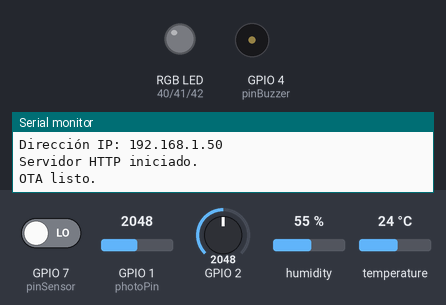
Bench run of a sketch on a simulated ESP32-S3. On the bench: an RGB LED mixed from three pins (HIGH = lit), buzzer (waves = sounding, pin HIGH), the last lines printed to the serial monitor. The test bench sets the inputs (shaded band); at power-on: GPIO 2 = 2048, GPIO 7 (pinSensor) LOW, GPIO 1 (photoPin) = 2048, humidity 55 %, temperature 24 °C. WiFi joins after 1.5 s; servers stay silent unless stated.

Above: at 2.7 s.
2.8 s: GPIO 2 set to 409
6.5 s: GPIO 2 set to 348
At 10.9 s:
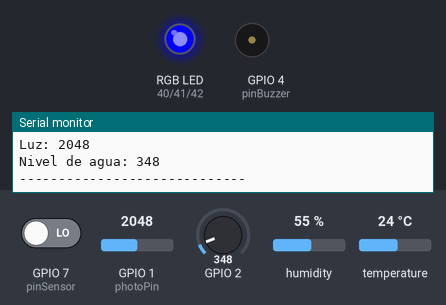
11.5 s: GPIO 7 (pinSensor) driven HIGH
At 15.9 s:
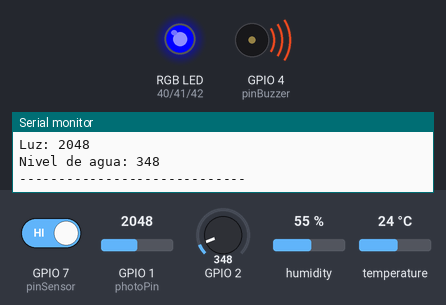
16.5 s: GPIO 2 set to 410
At 21.0 s:
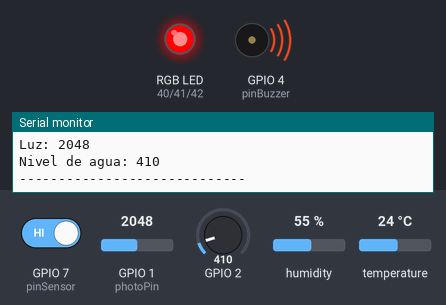
21.5 s: GPIO 2 set to 330
At 26.0 s:
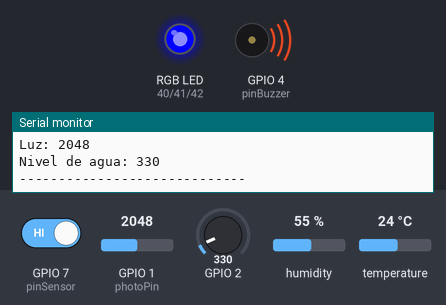
26.5 s: GPIO 2 set to 1228
At 31.0 s:
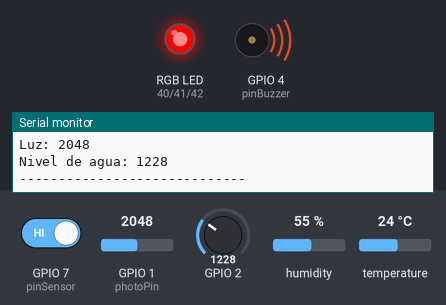
Timing chart, 0 to 32.5 s (numbered marks = the images above; inputs shaded):
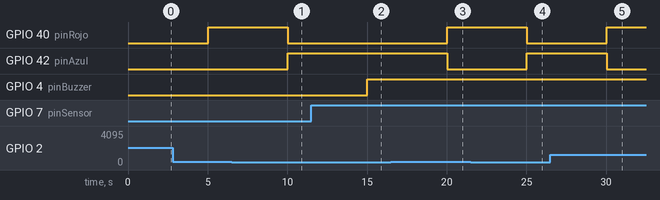

Measured:
- the behaviour switches between 371 and 370 on GPIO 2 (found by bisection; images 0 and 1)
- after the input at 6.5 s, GPIO 40 (pinRojo): HIGH → LOW after 3.5 s; GPIO 42 (pinAzul): LOW → HIGH after 3.5 s
- after the input at 11.5 s, GPIO 4 (pinBuzzer): LOW → HIGH after 3.5 s
- after the input at 16.5 s, GPIO 40 (pinRojo): LOW → HIGH after 3.5 s; GPIO 42 (pinAzul): HIGH → LOW after 3.5 s
- after the input at 21.5 s, GPIO 40 (pinRojo): HIGH → LOW after 3.5 s; GPIO 42 (pinAzul): LOW → HIGH after 3.5 s
- after the input at 26.5 s, GPIO 40 (pinRojo): LOW → HIGH after 3.5 s; GPIO 42 (pinAzul): HIGH → LOW after 3.5 s

The sketch:

FinalActualizado.ino
```cpp
/*
FUNCIONAMIENTO PROGRAMA:
  - Sensor de humedad y temperatura -> unica forma de comprobar acercando un mechero (CUIDADO) --> (En teoría arreglado)
  - Sensor de inclinacion + Buzzer -> se se gira el sensor de inclinacion se enciende el buzzer
  - Sensor de luz -> con la linterna del movil se ve como sube
  - Sensor de nivel de agua + led RGB -> dependiendo del nivel cambia de color el led RGB (Verde : Nulo/Bajo ; Azul : Bajo ; Rojo : Alto)
  - Incluye OTA ('On the Air' uploads) para cargar programas a la ESP32S3 mediante conexión a un red Wifi.
  - Monta un servidor web donde se pueden visualizar los valores de los sensores en tiempo real
*/

#include <DHT.h>
#include <WiFi.h>
#include <WebServer.h>
#include <ArduinoOTA.h>

// Configuración de red WiFi
const char *ssid = "IMCGalaxy";
const char *password = "tund3965";

// Configuración del servidor web
WebServer server(80);

// Configuración del sensor DHT11
#define DHTPIN 9
#define DHTTYPE DHT11
DHT dht(DHTPIN, DHTTYPE);

// Pines del LED RGB y otros sensores
const int pinAzul = 42;
const int pinVerde = 41;
const int pinRojo = 40;
int SENSOR;
int photoPin = 1;
const int pinBuzzer = 4;  // Pin buzzer activo
const int pinSensor = 7;  // Pin sensor de inclinación

// Variables de los sensores
float h = 0.0, t = 0.0, hic = 0.0; // Humedad, temperatura, índice de calor
int light = 0; // Nivel de luz

// Declaración del timer
hw_timer_t *timer = NULL;

// Bandera para controlar la medición
volatile bool medir = false;

// Función asociada a la interrupción del timer
void IRAM_ATTR onTimer() {
  medir = true; // Activamos el flag
}

// Función para establecer el color del LED RGB
void setColor(int rojo, int verde, int azul) {
  digitalWrite(pinRojo, rojo > 0 ? HIGH : LOW);
  digitalWrite(pinVerde, verde > 0 ? HIGH : LOW);
  digitalWrite(pinAzul, azul > 0 ? HIGH : LOW);
}

void handleRoot() {
  String content = "<html>"
                   "<head><meta charset='utf-8'><title>Sensores ESP32</title>"
                   "<script>"
                   "function updateData() {"
                   "  fetch('/data').then(response => response.json()).then(data => {"
                   "    document.getElementById('humedad').innerText = data.humedad + '%';"
                   "    document.getElementById('temperatura').innerText = data.temperatura + '°C';"
                   "    document.getElementById('calor').innerText = data.calor + '°C';"
                   "    document.getElementById('luz').innerText = data.luz;"
                   "    document.getElementById('agua').innerText = data.nivelAgua;"
                   "  });"
                   "}"
                   "setInterval(updateData, 1000);"
                   "</script>"
                   "</head>"
                   "<body onload='updateData()'>"
                   "<h1>Lecturas de Sensores</h1>"
                   "<p>Humedad: <span id='humedad'></span></p>"
                   "<p>Temperatura: <span id='temperatura'></span></p>"
                   "<p>Índice de Calor: <span id='calor'></span></p>"
                   "<p>Luz: <span id='luz'></span></p>"
                   "<p>Nivel de Agua: <span id='agua'></span></p>"
                   "</body>"
                   "</html>";
  server.send(200, "text/html", content);
}

void handleData() {
  // Determinar nivel de agua en texto según el valor del sensor
  String nivelAgua;
  if (SENSOR < 10) {
    nivelAgua = "Nulo/Bajo";
  } else if (SENSOR > 10 && SENSOR <= 370) {
    nivelAgua = "Medio";
  } else {
    nivelAgua = "Alto";
  }

  String json = "{";
  json += "\"humedad\": " + String(h) + ",";
  json += "\"temperatura\": " + String(t) + ",";
  json += "\"calor\": " + String(hic) + ",";
  json += "\"luz\": " + String(light) + ",";
  json += "\"nivelAgua\": \"" + nivelAgua + " (Valor: " + String(SENSOR) + ")\"";
  json += "}";

  server.send(200, "application/json", json);
}

// Función para manejar una página no encontrada
void handleNotFound() {
  server.send(404, "text/plain", "Page not found");
}

// Configuración inicial
void setup() {
  Serial.begin(115200);

  // Configurar los pines
  pinMode(pinBuzzer, OUTPUT);
  pinMode(pinSensor, INPUT);
  pinMode(pinRojo, OUTPUT);
  pinMode(pinVerde, OUTPUT);
  pinMode(pinAzul, OUTPUT);

  // Inicializar el sensor DHT
  dht.begin();

 // Inicializamos el timer: frecuencia de 1 MHz (1 tick = 1 microsegundo)
  timer = timerBegin(1000000);

  // Asociamos la interrupción al timer
  timerAttachInterrupt(timer, &onTimer);

  // Configuramos el periodo de la alarma (5,000,000 ticks = 5 segundos)
  timerAlarm(timer, 5000000, true, 0); // Alarma en 5 segundos, modo autoreload activado

  // Iniciar el timer
  timerWrite(timer,0);
  timerStart(timer);

  // Conexión a WiFi
  WiFi.begin(ssid, password);
  Serial.print("Conectando a WiFi...");
  while (WiFi.status() != WL_CONNECTED) {
    ;
  }
  Serial.println("\nWiFi conectado.");
  Serial.print("Dirección IP: ");
  Serial.println(WiFi.localIP());

  // Configurar el servidor web
  server.on("/sensorsReadings", handleRoot);
  server.on("/data", handleData);
  server.onNotFound(handleNotFound);
  server.begin();
  Serial.println("Servidor HTTP iniciado.");

  // Configurar OTA
  ArduinoOTA.setHostname("ESP32-OTA");
  ArduinoOTA.setPassword("74108520");

  // ArduinoOTA.setPort(4000);
  ArduinoOTA.onStart([]() {
  Serial.println("Iniciando OTA...");
  String tipo = (ArduinoOTA.getCommand() == U_FLASH) ? "sketch" : "filesystem";
  Serial.println("Actualizando: " + tipo);
  });

  ArduinoOTA.onEnd([]() {
    Serial.println("OTA completado.");
  });
  ArduinoOTA.onProgress([](unsigned int progress, unsigned int total) {
    Serial.printf("Progreso: %u%%\r", (progress / (total / 100)));
  });
  ArduinoOTA.onError([](ota_error_t error) {
    Serial.printf("Error OTA [%u]: ", error);
    if (error == OTA_AUTH_ERROR) Serial.println("Error de autenticación.");
    else if (error == OTA_BEGIN_ERROR) Serial.println("Error al iniciar.");
    else if (error == OTA_CONNECT_ERROR) Serial.println("Error de conexión.");
    else if (error == OTA_RECEIVE_ERROR) Serial.println("Error de recepción.");
    else if (error == OTA_END_ERROR) Serial.println("Error al finalizar.");
  });
  ArduinoOTA.begin();
  Serial.println("OTA listo.");
}

// Bucle principal
void loop() {
  // Verificar el flag del timer para realizar mediciones
  if (medir) {
    medir = false; // Reseteamos el flag

    light = analogRead(photoPin);
    int estadoSensor = digitalRead(pinSensor);
    SENSOR = analogRead(2);

    // Control del buzzer para el sensor de inclinación
    if (estadoSensor == HIGH) {
      digitalWrite(pinBuzzer, HIGH);
    } else {
      digitalWrite(pinBuzzer, LOW);
    }

    // Leer datos del sensor DHT
    h = dht.readHumidity();
    t = dht.readTemperature();
    hic = dht.computeHeatIndex(t, h, false);

    // Verificar errores del sensor
    if (isnan(h) || isnan(t) || isnan(hic)) {
      Serial.println("Error al leer el sensor DHT11.");
    }

    // Control del LED RGB según el nivel de agua
    if (SENSOR < 10) {
      setColor(0, 255, 0); // Verde
    } else if (SENSOR > 10 && SENSOR <= 370) {
      setColor(0, 0, 255); // Azul
    } else {
      setColor(255, 0, 0); // Rojo
    }

    // Imprimir lecturas en el monitor serie
    Serial.println("Lecturas de sensores:");
    Serial.printf("Humedad: %.2f%%\n", h);
    Serial.printf("Temperatura: %.2f °C\n", t);
    Serial.printf("Índice de calor: %.2f °C\n", hic);
    Serial.printf("Luz: %d\n", light);
    Serial.printf("Nivel de agua: %d\n", SENSOR);
    Serial.println("-----------------------------");
  }

  // Manejar solicitudes del servidor web
  server.handleClient();

  // Manejar actualizaciones OTA
  ArduinoOTA.handle();
}
```
